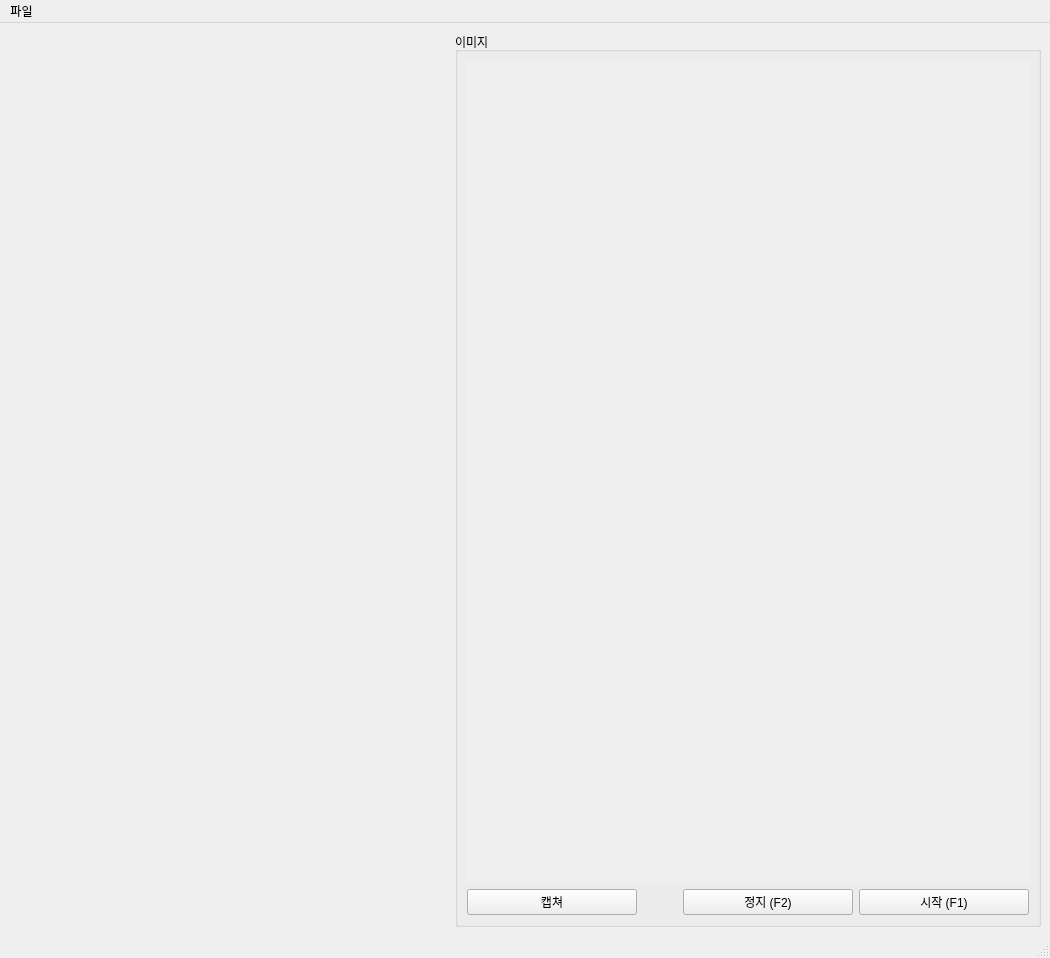
<?xml version="1.0" encoding="UTF-8"?>
<ui version="4.0">
 <class>MainWindow</class>
 <widget class="QMainWindow" name="MainWindow">
  <property name="geometry">
   <rect>
    <x>0</x>
    <y>0</y>
    <width>1050</width>
    <height>958</height>
   </rect>
  </property>
  <property name="windowTitle">
   <string>캡쳐 매크로</string>
  </property>
  <widget class="QWidget" name="centralwidget">
   <property name="minimumSize">
    <size>
     <width>1050</width>
     <height>0</height>
    </size>
   </property>
   <layout class="QHBoxLayout" name="horizontalLayout_2" stretch="3,4">
    <item>
     <layout class="QVBoxLayout" name="verticalLayout" stretch="2,3,5">
      <item>
       <widget class="CommandWidget" name="pre_command_widget" native="true">
        <property name="minimumSize">
         <size>
          <width>150</width>
          <height>111</height>
         </size>
        </property>
       </widget>
      </item>
      <item>
       <widget class="CommandWidget" name="command_widget" native="true">
        <property name="minimumSize">
         <size>
          <width>0</width>
          <height>111</height>
         </size>
        </property>
       </widget>
      </item>
      <item>
       <widget class="ImageListWidget" name="image_list_widget" native="true">
        <property name="minimumSize">
         <size>
          <width>150</width>
          <height>300</height>
         </size>
        </property>
       </widget>
      </item>
     </layout>
    </item>
    <item>
     <widget class="QGroupBox" name="groupBox_3">
      <property name="title">
       <string>이미지</string>
      </property>
      <layout class="QVBoxLayout" name="verticalLayout_4" stretch="1,0">
       <item>
        <widget class="QLabel" name="lbPreview">
         <property name="sizeIncrement">
          <size>
           <width>0</width>
           <height>0</height>
          </size>
         </property>
         <property name="font">
          <font>
           <bold>false</bold>
          </font>
         </property>
         <property name="autoFillBackground">
          <bool>true</bool>
         </property>
         <property name="text">
          <string/>
         </property>
        </widget>
       </item>
       <item>
        <layout class="QHBoxLayout" name="horizontalLayout">
         <item>
          <widget class="QPushButton" name="btnCapture">
           <property name="minimumSize">
            <size>
             <width>60</width>
             <height>0</height>
            </size>
           </property>
           <property name="font">
            <font>
             <bold>false</bold>
            </font>
           </property>
           <property name="text">
            <string>캡쳐</string>
           </property>
          </widget>
         </item>
         <item>
          <spacer name="horizontalSpacer_3">
           <property name="orientation">
            <enum>Qt::Orientation::Vertical</enum>
           </property>
           <property name="sizeHint" stdset="0">
            <size>
             <width>40</width>
             <height>20</height>
            </size>
           </property>
          </spacer>
         </item>
         <item>
          <widget class="QPushButton" name="btnStop">
           <property name="minimumSize">
            <size>
             <width>50</width>
             <height>0</height>
            </size>
           </property>
           <property name="font">
            <font>
             <bold>false</bold>
            </font>
           </property>
           <property name="text">
            <string>정지 (F2)</string>
           </property>
          </widget>
         </item>
         <item>
          <widget class="QPushButton" name="btnStart">
           <property name="minimumSize">
            <size>
             <width>50</width>
             <height>0</height>
            </size>
           </property>
           <property name="font">
            <font>
             <bold>false</bold>
            </font>
           </property>
           <property name="text">
            <string>시작 (F1)</string>
           </property>
          </widget>
         </item>
        </layout>
       </item>
      </layout>
     </widget>
    </item>
   </layout>
  </widget>
  <widget class="QMenuBar" name="menubar">
   <property name="geometry">
    <rect>
     <x>0</x>
     <y>0</y>
     <width>1050</width>
     <height>33</height>
    </rect>
   </property>
   <widget class="QMenu" name="menu">
    <property name="title">
     <string>파일</string>
    </property>
    <addaction name="actionSettingDialog"/>
    <addaction name="actionSave"/>
    <addaction name="separator"/>
    <addaction name="actionExit_Q"/>
   </widget>
   <addaction name="menu"/>
  </widget>
  <widget class="QStatusBar" name="statusbar"/>
  <action name="actionSettingDialog">
   <property name="text">
    <string>Settings</string>
   </property>
   <property name="toolTip">
    <string>Settings</string>
   </property>
   <property name="shortcut">
    <string>Ctrl+O</string>
   </property>
  </action>
  <action name="actionExit_Q">
   <property name="text">
    <string>Exit(&amp;Q)</string>
   </property>
   <property name="shortcut">
    <string>Ctrl+Q</string>
   </property>
  </action>
  <action name="actionSave">
   <property name="text">
    <string>Save(&amp;S)</string>
   </property>
   <property name="shortcut">
    <string>Ctrl+S</string>
   </property>
  </action>
 </widget>
 <customwidgets>
  <customwidget>
   <class>CommandWidget</class>
   <extends>QWidget</extends>
   <header>app.widgets.command_widget.h</header>
   <container>1</container>
  </customwidget>
  <customwidget>
   <class>ImageListWidget</class>
   <extends>QWidget</extends>
   <header>app.widgets.image_list_widget.h</header>
   <container>1</container>
  </customwidget>
 </customwidgets>
 <resources/>
 <connections/>
</ui>
